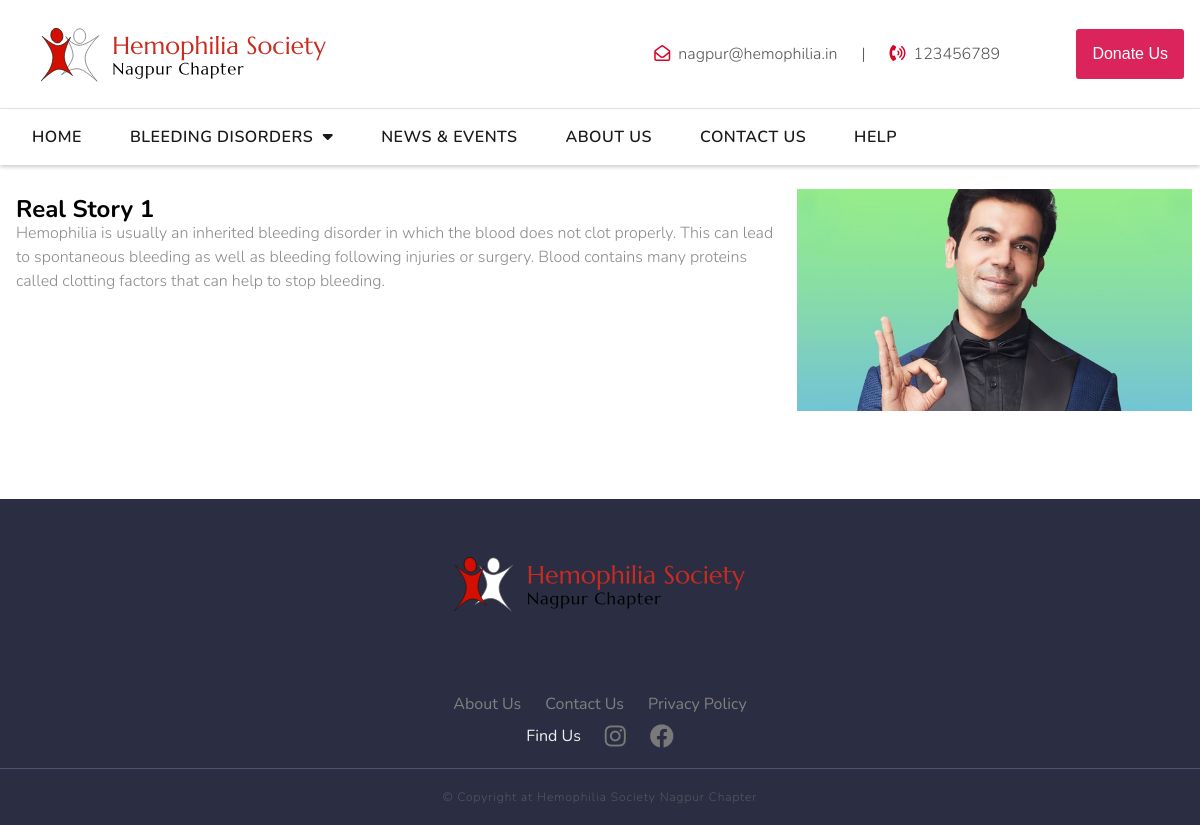
Screenshot of /real-stories/1/ with the database file from the repository.
### home/models.py (models this page shows, shortened)
class RealStories(models.Model):
    heading = models.CharField(max_length=150,blank=False, null=False,default="Real Story")
    description = models.TextField(blank=False,null=False)
    image = models.FileField(upload_to="realstory", null=True, blank=True)
    class Meta:
        verbose_name_plural ="Real Stories"

### home/views.py (the view)
# urls.py: path('real-stories/<int:pk>/',views.realstories, name="realStories"),
def realstories(request, pk):
    qs = RealStories.objects.all().filter(pk=pk)
    context = {'qs':qs}
    return render(request, 'home/realstories.html', context)

### home/views.py (called while the page is built)
def categories(request):
    return{'categories':hsnc.objects.all()}

### templates/home/realstories.html
{% extends 'base.html' %}
{% block content %}
{% for data in qs  %}
<div class="container p1">
<div class="row">
<div class="col-8 col-sm-12 p1 ht-100 mt-2 text-left">
<h2> {{data.heading}}</h2>
<p class="subheading"> {{data.description}}</p>
</div>
<div class="col-4 col-sm-12 mt-2">
<img src="/media/{{data.image}}" class="card_img" loading="lazy">
</div>
</div>
{% endfor %}
</div>
{% endblock content %}

### static/css/style2.css (style rules this page uses)
* { margin: 0; padding: 0; box-sizing: border-box; scroll-behavior: smooth; }
:root { --btn-color:350 96% 43%; --primary-color: hsl(var(--btn-color)); --ff-color: #fafafa; --ff-color-logo: #d90429; --secondary-color: #c00000; --tirtiary-color: #ebebeb; --fourth-color: #dbdbdb; --footer-color: #2b2d42; --bg-color: white; --ff-size-4: 4rem; --ff-size-3: 3rem; --ff-size-2: 2rem; --ff-size-1: 1rem; --bg-transparent:0 100% 35%; }
body { font-family: "Nunito", sans-serif; flex-direction: column; line-height: 24px; text-rendering: optimizeSpeed; min-height: 100vh; overflow-x: hidden; }
img, .story-img > img { width: 100%; display: block; aspect-ratio: 16/9; object-fit: cover; object-position: center; }
[class*="col-"] { text-align: center; width: 100%; height: 100%; }
.container { width: 100%; margin: 0 auto; }
.row { display: grid; grid-template-columns: repeat(12, 1fr); place-items: center; width: 100%; }
.col-4 { grid-column: span 4; }
.col-8 { grid-column: span 8; }
.text-left { text-align: left; }
.subheading { font-weight: 300; font-size: 1rem; color: rgb(138, 138, 138); }
.mt-2 { margin-top: 2rem; }
.p1 { padding-inline: 0.5rem; padding-block: 0.5rem; }
.ht-100 { height: 100%; }

### rows the page displays
RealStories: heading "Real Story 1", description "Hemophilia is usually an inherited bleeding disorder in which the blood does not clot properly. This can lead to spontaneous bleeding as well as bleeding following injuries or surgery. Blood contains many proteins called clotting factors that can help to stop bleeding.", image (picture)
